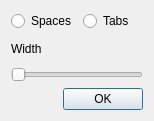
<?xml version="1.0" encoding="UTF-8"?>
<ui version="4.0">
 <class>Dialog</class>
 <widget class="QDialog" name="Dialog">
  <property name="geometry">
   <rect>
    <x>0</x>
    <y>0</y>
    <width>154</width>
    <height>121</height>
   </rect>
  </property>
  <property name="windowTitle">
   <string>Indentation</string>
  </property>
  <layout class="QVBoxLayout" name="verticalLayout">
   <item>
    <layout class="QHBoxLayout" name="horizontalLayout">
     <item>
      <widget class="QRadioButton" name="_spacesRadio">
       <property name="text">
        <string>Spaces</string>
       </property>
      </widget>
     </item>
     <item>
      <widget class="QRadioButton" name="_tabsRadio">
       <property name="text">
        <string>Tabs</string>
       </property>
      </widget>
     </item>
    </layout>
   </item>
   <item>
    <widget class="QLabel" name="_widthLabel">
     <property name="text">
      <string>Width</string>
     </property>
    </widget>
   </item>
   <item>
    <widget class="QSlider" name="_widthSlider">
     <property name="minimum">
      <number>1</number>
     </property>
     <property name="maximum">
      <number>16</number>
     </property>
     <property name="orientation">
      <enum>Qt::Horizontal</enum>
     </property>
    </widget>
   </item>
   <item>
    <widget class="QDialogButtonBox" name="buttonBox">
     <property name="orientation">
      <enum>Qt::Horizontal</enum>
     </property>
     <property name="standardButtons">
      <set>QDialogButtonBox::Ok</set>
     </property>
    </widget>
   </item>
  </layout>
 </widget>
 <resources/>
 <connections>
  <connection>
   <sender>buttonBox</sender>
   <signal>accepted()</signal>
   <receiver>Dialog</receiver>
   <slot>accept()</slot>
   <hints>
    <hint type="sourcelabel">
     <x>248</x>
     <y>254</y>
    </hint>
    <hint type="destinationlabel">
     <x>157</x>
     <y>274</y>
    </hint>
   </hints>
  </connection>
  <connection>
   <sender>buttonBox</sender>
   <signal>rejected()</signal>
   <receiver>Dialog</receiver>
   <slot>reject()</slot>
   <hints>
    <hint type="sourcelabel">
     <x>316</x>
     <y>260</y>
    </hint>
    <hint type="destinationlabel">
     <x>286</x>
     <y>274</y>
    </hint>
   </hints>
  </connection>
 </connections>
</ui>
